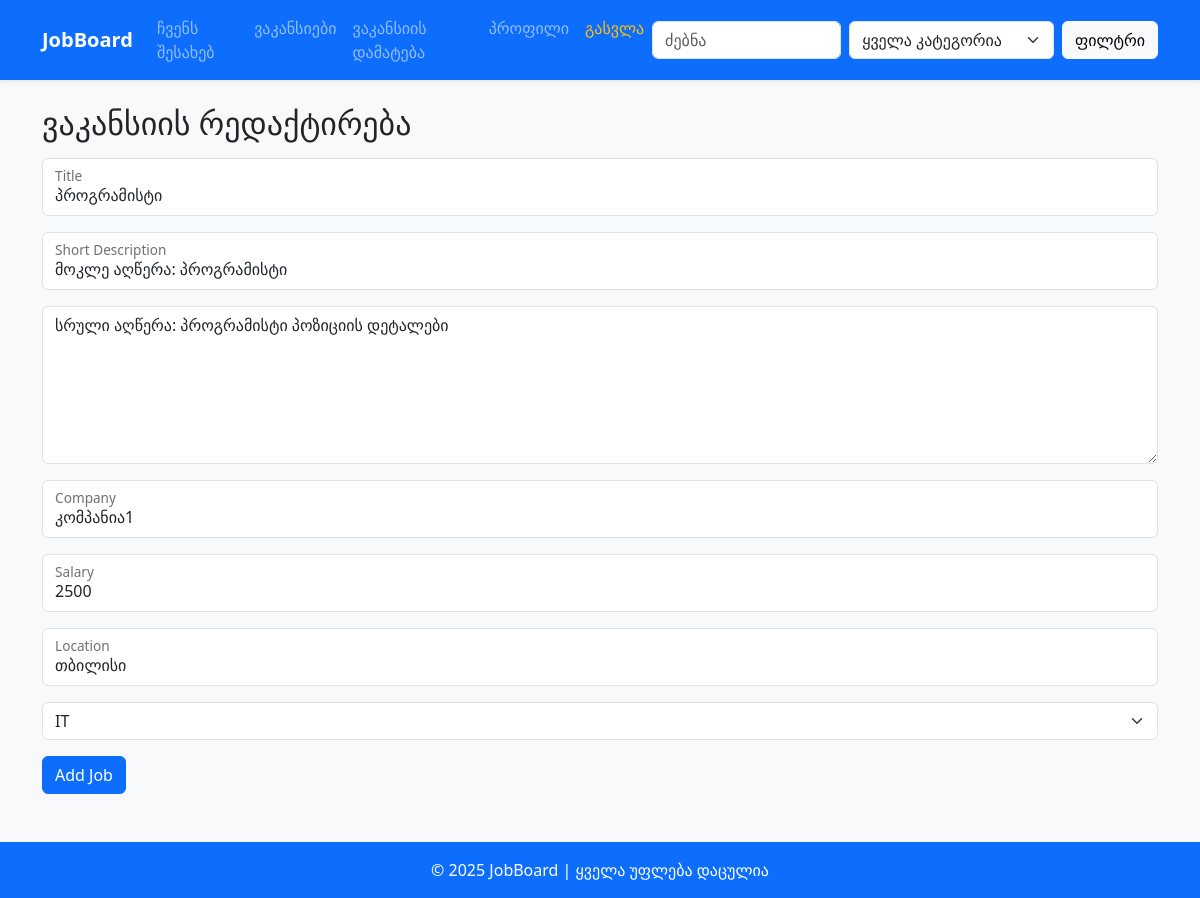
Page /edit_job/1 (signed in) on the committed database.
### app/models.py (models this page shows)
class Job(db.Model):
    id=db.Column(db.Integer,primary_key=True)
    title=db.Column(db.String(150),nullable=False)
    short_desc=db.Column(db.String(300),nullable=False)
    full_desc=db.Column(db.Text,nullable=False)
    company=db.Column(db.String(120),nullable=False)
    salary=db.Column(db.String(80))
    location=db.Column(db.String(120))
    category=db.Column(db.String(50))
    date_posted=db.Column(db.DateTime,default=datetime.utcnow)
    expire_date=db.Column(db.DateTime,default=lambda: datetime.utcnow()+timedelta(days=7))
    is_pinned=db.Column(db.Boolean,default=False)
    user_id=db.Column(db.Integer,db.ForeignKey('user.id'),nullable=False)

### app/routes.py (the view, shortened to what this page needs)
@main.route('/edit_job/<int:job_id>', methods=['GET', 'POST'])
@login_required
def edit_job(job_id):
    job = Job.query.get_or_404(job_id)
    if job.author != current_user:
        flash('თქვენ არ შეგიძლიათ ამ ვაკანსიის რედაქტირება!', 'danger')
        return redirect(url_for('main.index'))
    form = JobForm(obj=job)
    return render_template('add_job.html', form=form, edit=True)

### app/forms.py
class JobForm(FlaskForm):
    title=StringField('Title',validators=[DataRequired(),Length(min=2,max=150)])
    short_desc=StringField('Short Description',validators=[DataRequired(),Length(min=2,max=300)])
    full_desc=TextAreaField('Full Description',validators=[DataRequired()])
    company=StringField('Company',validators=[DataRequired(),Length(min=2,max=120)])
    salary=StringField('Salary')
    location=StringField('Location')
    category=SelectField('Category',choices=[('IT','IT'),('Design','Design'),('Marketing','Marketing'),('Finance','Finance'),('HR','HR')])
    submit=SubmitField('Add Job')

### app/routes.py (called while the page is built)
@login_manager.user_loader
def load_user(user_id):
    return User.query.get(int(user_id))

### app/templates/add_job.html
{% extends "base.html" %}{% block content %}
    <h2>{% if edit %}ვაკანსიის რედაქტირება{% else %}ვაკანსიის დამატება{% endif %}</h2>
    <form method="POST" class="mt-3" novalidate>{{ form.hidden_tag() }}
        <div class="form-floating mb-3">{{ form.title(class="form-control", placeholder="Title") }}<label>{{ form.title.label }}</label>
        </div>
        <div class="form-floating mb-3">{{ form.short_desc(class="form-control", placeholder="Short Description") }}<label>{{ form.short_desc.label }}</label>
        </div>
        <div class="mb-3">{{ form.full_desc(class="form-control", rows=6) }}</div>
        <div class="form-floating mb-3">{{ form.company(class="form-control", placeholder="Company") }}<label>{{ form.company.label }}</label>
        </div>
        <div class="form-floating mb-3">{{ form.salary(class="form-control", placeholder="Salary") }}<label>{{ form.salary.label }}</label>
        </div>
        <div class="form-floating mb-3">{{ form.location(class="form-control", placeholder="Location") }}<label>{{ form.location.label }}</label>
        </div>
        <div class="mb-3">{{ form.category(class="form-select") }}</div>
        {{ form.submit(class="btn btn-primary") }}</form>{% endblock %}

### app/static/css/style.css (style rules this page uses)
body { background-color:#f8f9fa; }

### rows in the picture
Job: title "პროგრამისტი", short_desc "მოკლე აღწერა: პროგრამისტი", full_desc "სრული აღწერა: პროგრამისტი პოზიციის დეტალები", company "კომპანია1", salary "2500", location "თბილისი", category "IT"
